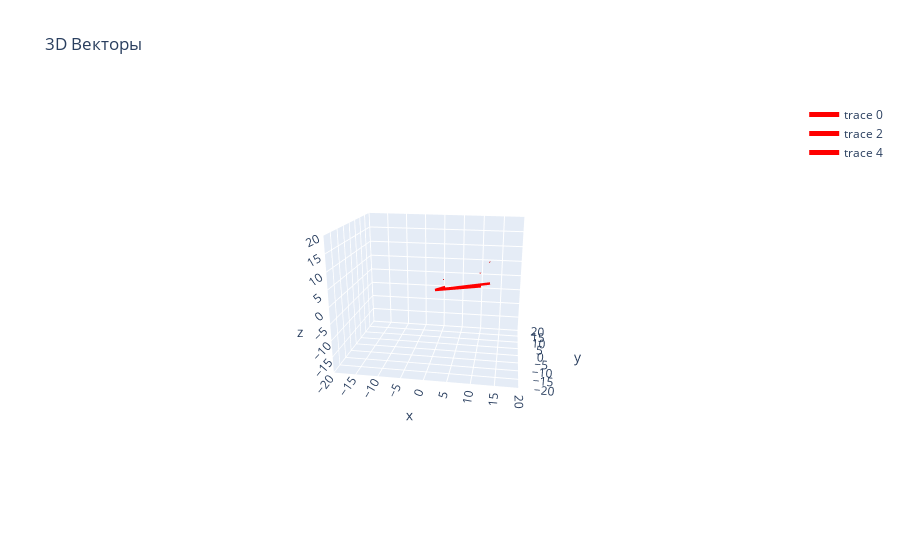

This figure's notebook cell:
### Markdown cell above
# Task_2

Даны два вектора $a$ и $b$ в виде модуля и угла в градусах по отношению оси OX в плоской системе координат XOY. Восстановите координаты данных векторов и найдите:
* $\overrightarrow{c} = \overrightarrow{a} + \overrightarrow{b}$ в координатах (В виде массива из двух значений)
* $|\overrightarrow{c}|$
* Угол по отношению оси OX для полученного вектора  $\overrightarrow{c}$

### Code cell
mod_a, mod_b = 12, 4
angle_a, angle_b = 30, 60
angle_rad_a, angle_rad_b = np.radians(angle_a), np.radians(angle_b)
a = np.array([mod_a * np.cos(angle_rad_a), mod_a * np.sin(angle_rad_a)])
b = np.array([mod_b * np.cos(angle_rad_b), mod_b * np.sin(angle_rad_b)])
c = a + b
plot_vectors(np.array([a, b, c]), zoom=20)
angle_c_rad = np.arctan2(c[1], c[0])
angle_c_deg = np.degrees(angle_c_rad)
print(angle_c_deg)

### Figure 1 — Plotly figure (JSON) as saved in the notebook; plotly's stock layout.template omitted (floating-point values rounded to 4 significant figures)
{"data": [{"line": {"color": "red", "width": 5}, "mode": "lines", "type": "scatter3d", "x": [0, 6.0], "y": [0, 10.39], "z": [0, 0]}, {"colorscale": [[0, "red"], [1, "red"]], "showscale": false, "sizemode": "absolute", "sizeref": 0.5, "type": "cone", "u": [0], "v": [10.39], "w": [6.0], "x": [0], "y": [10.39], "z": [6.0]}, {"line": {"color": "red", "width": 5}, "mode": "lines", "type": "scatter3d", "x": [0, 3.464], "y": [0, 2.0], "z": [0, 0]}, {"colorscale": [[0, "red"], [1, "red"]], "showscale": false, "sizemode": "absolute", "sizeref": 0.5, "type": "cone", "u": [0], "v": [2.0], "w": [3.464], "x": [0], "y": [2.0], "z": [3.464]}, {"line": {"color": "red", "width": 5}, "mode": "lines", "type": "scatter3d", "x": [0, 9.464], "y": [0, 12.39], "z": [0, 0]}, {"colorscale": [[0, "red"], [1, "red"]], "showscale": false, "sizemode": "absolute", "sizeref": 0.5, "type": "cone", "u": [0], "v": [12.39], "w": [9.464], "x": [0], "y": [12.39], "z": [9.464]}], "layout": {"scene": {"camera": {"eye": {"x": 3, "y": 0.5, "z": 1}}, "xaxis": {"range": [20, -20], "title": {"text": "y"}}, "yaxis": {"range": [-20, 20], "title": {"text": "x"}}, "zaxis": {"range": [-20, 20], "title": {"text": "z"}}}, "title": {"text": "3D Векторы"}}}
